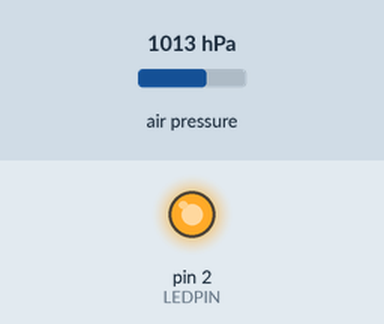
The sketch below on a simulated Arduino Uno, built with avr-gcc and run on an emulated ATmega328P. On the bench: output pins drawn as LEDs (lit = HIGH). Inputs (shaded band) come from the test bench; at power-on: air pressure 1013 hPa. What the sketch prints to the serial monitor is not drawn.

Above: at 0.01 s.
At 4.0 s:
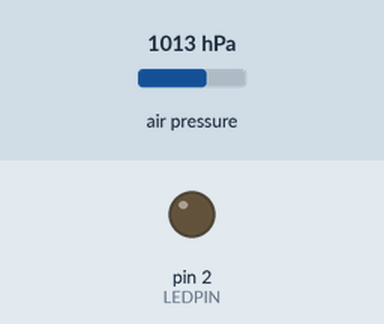
Timing chart, 0 to 5.5 s (numbered marks = the images above):
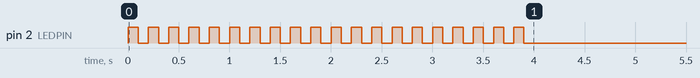

The sketch:

env1.ino
```cpp
#include <Wire.h>
#include <SPI.h>

#include <Adafruit_Sensor.h>
#include <Adafruit_BME280.h>
#include <SD.h>
File file;

//for faster prints
#define pr(msg) Serial.print(msg)
#define prln(msg) Serial.println(msg)
#define USE_SD false

//if you need to read altitude,you need to know the sea level pressure
#define SEALEVELPRESSURE_HPA (1013.25)

//This Macro definition decide whether you use I2C or SPI
//When USEIIC is 1 means use I2C interface, When it is 0,use SPI interface
#define USEIIC 1
#define LEDPIN 2


/*
This Demo is tested on UNO PLUS
SPI:
SPI_SCK:  D13
SPI_MISO: D12
SPI_MOSI: D11
SPI_CS:   D10

I2C:
I2C_SCL:  A5
I2C_SDA:  A4
the default I2C address is 0x77, you can change it in Adafruit_BME280.h
*/

#if(USEIIC)
  Adafruit_BME280 bme;
#else
  #define SPI_SCK 13
  #define SPI_MISO 12
  #define SPI_MOSI 11
  #define SPI_CS 10
  Adafruit_BME280 bme(SPI_CS, SPI_MOSI, SPI_MISO, SPI_SCK);
#endif

unsigned long delayTime;
int *pcounter;
float *psum;
float *pstart_time;
float *plast_alt;
void setup() {

    Serial.begin(9600);
    while(!Serial){
      delay(10);
    }
    Serial.println("serial open");
    pinMode(LEDPIN, OUTPUT);
    bool rslt;
    rslt = bme.begin();
    if (!rslt) {
        Serial.println("Init Fail,Please Check your address or the wire you connected!!!");
        while (1);
    }

    Serial.println("bme Init Success");
    if(USE_SD){
      if (!SD.begin(10)){
        Serial.println("sd failure");
        while(1);
      }
      file = SD.open("pre.txt", FILE_WRITE);
      if(file){
        Serial.println("success file");
        digitalWrite(LEDPIN, HIGH);
        delay(2000);
        file.println("------------NEW READING------------");
      }
      else{
        Serial.print("file failure");
        while(1);
      }
    }
    deployChute(false);

    int counter = 0;
    float sum = 0;
    float start_time = millis();
    float last_alt = bme.readAltitude(SEALEVELPRESSURE_HPA);

    pcounter = &counter;
    psum = &sum;
    pstart_time = &start_time;
    plast_alt = &last_alt;
    *plast_alt = bme.readAltitude(SEALEVELPRESSURE_HPA);

    //update_altitude(&counter, &sum, &last_alt, &start_time);
}

void loop() {
    update_altitude(pcounter, psum, plast_alt, pstart_time);
    delay(20);
}

void update_altitude(int *pcounter, float *psum, float *plast_alt, float *pstart_time) {
    Serial.println("updating altitude");
    float altitude = bme.readAltitude(SEALEVELPRESSURE_HPA);
    if(millis()-*pstart_time >3000){ //if it's been more than 3 seconds
      // show the average value of the altitude over 1 sec
      pr("counter: ");
      prln(*pcounter);
      float avg = *psum/(*pcounter);
      pr("current altitude average: ");
      pr(avg);
      pr(" diff with last: ");
      float diff = avg-*plast_alt;
      prln(diff);

      if(USE_SD){
        //log to sd
        file.print("current: ");
        file.print(avg);
        file.print(", diff");
        file.println(diff);
      }


      // then, if there has been at least a meter of drop, deploy parachute
      if(diff < -0.5){
        deployChute(true);
      }

      //when all this is done, indicate what counter was at, update last_alt (=alt) reset counter, start_time, avg
      pr("previous counter number: ");
      pr(*pcounter);
      delay(2000);

      *plast_alt = avg;
      *pcounter = 1;
      *pstart_time = millis();
      *psum = 0;

    }

    //update the altitude avg, then counter
    *psum += altitude;
    *pcounter += 1;

/*
    pr(" sum/counter, last avg, sum, counter");
    pr(*sum/(*counter));
    pr(" ");
    pr(*last_alt);
    pr(" ");
    pr(*sum);
    pr(" ");
    prln(*counter);
    */
}

void deployChute(bool c){

  if(USE_SD){
    file.println("############CHUTE DEPLOY###############");
     if(c){
      file.close();
      Serial.print("closed");
      digitalWrite(LEDPIN, HIGH);
      while(1);
    }
  }
  for(int i=0; i<20; i++){
      Serial.println("deploying ");
      digitalWrite(LEDPIN, HIGH);   // turn the LED on (HIGH is the voltage level)
      delay(100);                       // wait for a second
      digitalWrite(LEDPIN, LOW);    // turn the LED off by making the voltage LOW
      delay(100);
  }
}
```
